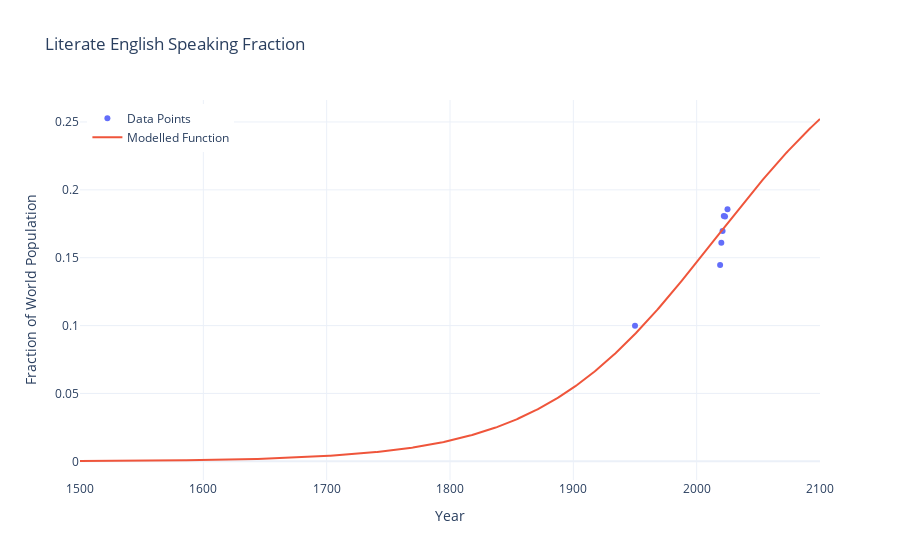

Here is the notebook cell this chart was saved with:
### Markdown cell above
# English Speaking Fraction

### Code cell
english_speakers_data_x = np.array([1950, 2019, 2020, 2021, 2022, 2023, 2025])
english_speakers_total = np.array([249000000, 1130000000, 1270000000, 1350000000, 1450000000, 1460000000, 1528000000])
english_speakers_data_y = english_speakers_total / P(english_speakers_data_x)
def E(t, E_max=0.33, k_E=0.014, t_E=2016):
    return E_max / (1 + np.exp(-k_E * (t - t_E)))

# Time range (1950 to 2100)
total_years = np.arange(1500, 2101)
fractions = E(total_years)

# Create plot
fig = plot_against_data(E, total_years, english_speakers_data_x, english_speakers_data_y, 'Literate English Speaking Fraction', 'Fraction of World Population')
fig.show()

### Figure 1 — Plotly figure (JSON) as saved in the notebook; plotly's stock layout.template omitted (floating-point values rounded to 4 significant figures; data arrays with more than 128 entries replaced by an {"elided": "..."} marker saying what was removed)
{"data": [{"line": {"width": 2}, "mode": "markers", "name": "Data Points", "x": [1950, 2019, 2020, 2021, 2022, 2023, 2025], "y": [0.09988, 0.1447, 0.161, 0.1697, 0.1808, 0.1804, 0.1856], "type": "scatter"}, {"line": {"width": 2}, "mode": "lines", "name": "Modelled Function", "x": {"elided": "601 int values"}, "y": {"elided": "601 float values"}, "type": "scatter"}], "layout": {"legend": {"yanchor": "top", "y": 0.99, "xanchor": "left", "x": 0.01}, "title": {"text": "Literate English Speaking Fraction"}, "xaxis": {"title": {"text": "Year"}}, "yaxis": {"title": {"text": "Fraction of World Population"}}, "hovermode": "x unified", "showlegend": true}}
